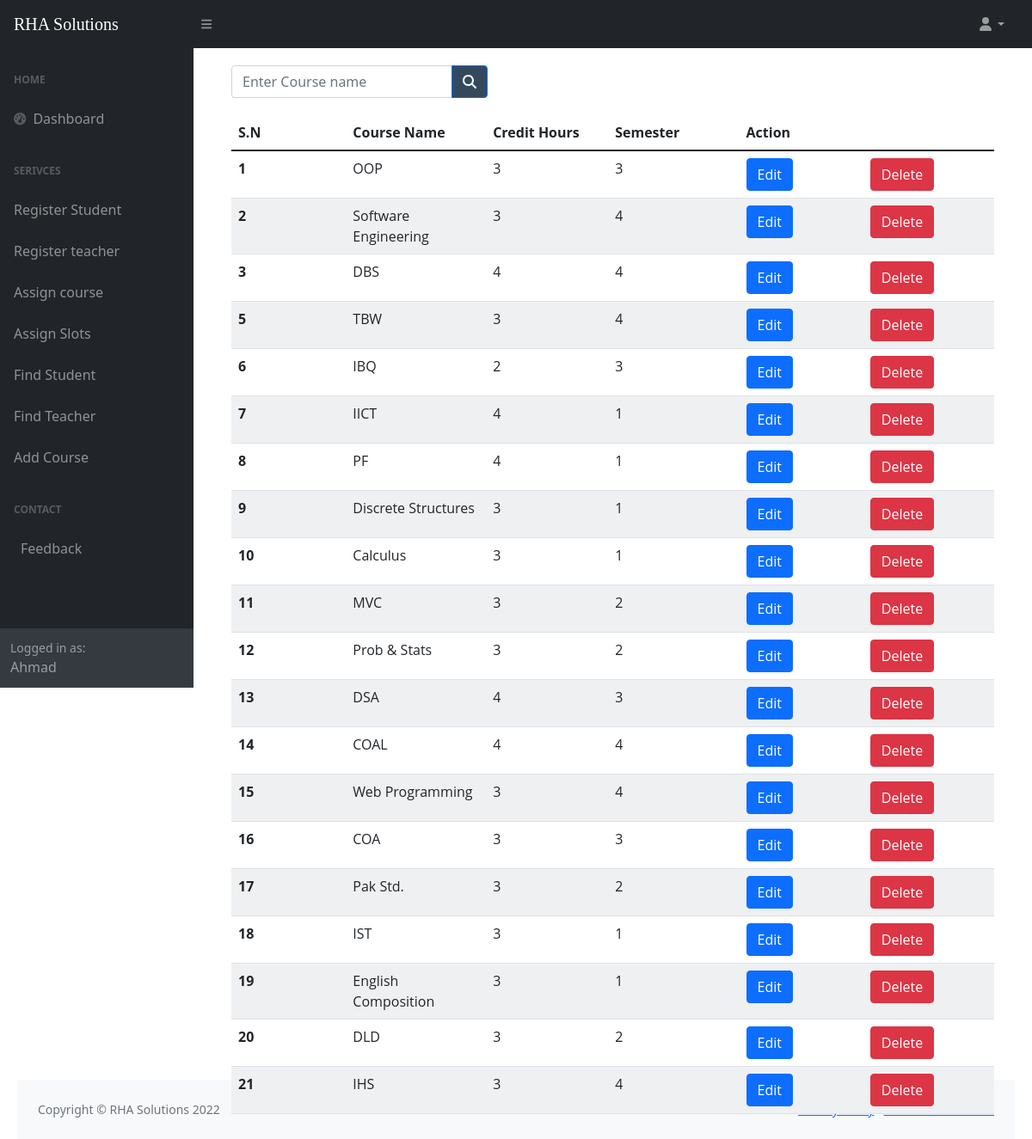
The page /display_course.php (signed in) on the database its author committed.
### tables this page shows
CREATE TABLE `course` (
  `c_id` int(3) NOT NULL,
  `c_name` varchar(100) NOT NULL,
  `crh` int(1) NOT NULL,
  `semester` int(1) NOT NULL
);

### display_course.php (the view, shortened to what this page needs)
<?php include 'connection.php';
if($_SESSION["fname"]) {
?>
<!DOCTYPE html>
<html lang="en">
<head>
    <link href="https://cdn.jsdelivr.net/npm/simple-datatables@latest/dist/style.css" rel="stylesheet" />
    <link href="css/styles.css" rel="stylesheet" />
</head>
<body class="sb-nav-fixed">
<?php include ('header.php'); ?>
        <div id="layoutSidenav_content">
            <main>
                <div class="container-fluid px-4">
                <form action="search_course.php" method="GET" class="d-none d-md-inline-block form-inline ms-auto me-0 me-md-3 my-2 my-md-0">
                        <div style="margin-bottom: 20px;" class="input-group">
                            <input class="form-control" name="search" value="" type="text" placeholder="Enter Course name" />
                            <button class="btn btn-primary" id="std-search" type="submit" style="background-color:#34495e"> <i class="fas fa-search"></i></button>
                        </div>
                    </form>
                    <table class="table">
                        <thead class="thead-dark">
                            <tr>
                                <th scope="col">S.N</th>
                                <th scope="col">Course Name</th>
                                <th scope="col">Credit Hours</th>
                                <th scope="col">Semester</th>
                                <th scope="col" colspan="2">Action</th>
                            </tr>
                        </thead>
                        <tbody>
                            <?php
                                $query = "SELECT * FROM  course";
                                $data = mysqli_query($conn, $query);
                                if ($data) {
                                    while ($row = mysqli_fetch_array($data)) {
                                        ?>
                                    <tr>
                                        <th scope="row"><?php echo $row['c_id']; ?></td>
                                        <td><?php echo $row['c_name']; ?></td>
                                        <td><?php echo $row['crh']; ?></td>
                                        <td><?php echo $row['semester']; ?></td>
                                        <td> <button type="button" class="btn btn-primary"><a style="color: white; text-decoration: none;" href="edit_course.php?c_id=<?php echo $row['c_id']; ?>">Edit</a></button></td>
                                        <td> <button type="button" class="btn btn-danger"> <a style="color: white; text-decoration: none;" onclick="return confirm('Are you sure, you want to delete?')" href="delete_course.php?c_id=<?php echo $row['c_id']; ?>">Delete</a></td>
                                    </tr>
                                    <?php
                                }
                            }
                             else {
                                ?>
                                <tr>
                                    <td>No Data Found</td>
                                </tr>
                                <?php
                            }
                            ?>
                        </tbody>
                    </table>
                </div>
        </div>
    </div>
    <footer class="py-4 bg-light mt-auto">
        <div class="container-fluid px-4">
            <div class="d-flex align-items-center justify-content-between small">
                <div class="text-muted">Copyright &copy; RHA Solutions 2022</div>
                <div>
                    <a href="#">Privacy Policy</a>
                    &middot;
                    <a href="#">Terms &amp; Conditions</a>
                </div>
            </div>
        </div>
    </footer>
    <?php
}
else {
    include ('login.php');
}
 ?>
</body>
</html>

### rows shown on the page
course: c_id "1", c_name "OOP", crh "3", semester "3"
course: c_id "2", c_name "Software Engineering", crh "3", semester "4"
course: c_id "3", c_name "DBS", crh "4", semester "4"
course: c_id "5", c_name "TBW", crh "3", semester "4"
course: c_id "6", c_name "IBQ", crh "2", semester "3"
course: c_id "7", c_name "IICT", crh "4", semester "1"
course: c_id "8", c_name "PF", crh "4", semester "1"
course: c_id "9", c_name "Discrete Structures", crh "3", semester "1"
course: c_id "10", c_name "Calculus", crh "3", semester "1"
course: c_id "11", c_name "MVC", crh "3", semester "2"
course: c_id "12", c_name "Prob & Stats", crh "3", semester "2"
course: c_id "13", c_name "DSA", crh "4", semester "3"
course: c_id "14", c_name "COAL", crh "4", semester "4"
course: c_id "15", c_name "Web Programming", crh "3", semester "4"
course: c_id "16", c_name "COA", crh "3", semester "3"
course: c_id "17", c_name "Pak Std.", crh "3", semester "2"
course: c_id "18", c_name "IST", crh "3", semester "1"
course: c_id "19", c_name "English Composition", crh "3", semester "1"
course: c_id "20", c_name "DLD", crh "3", semester "2"
course: c_id "21", c_name "IHS", crh "3", semester "4"

### other values the page prints
$_SESSION["fname"] "Ahmad"
